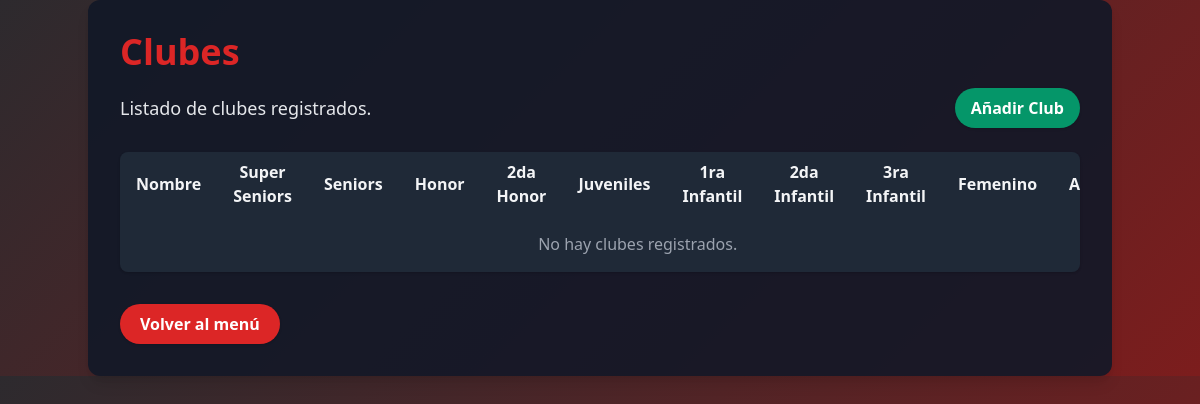
The page /menu/clubes/ on the database as committed earlier.
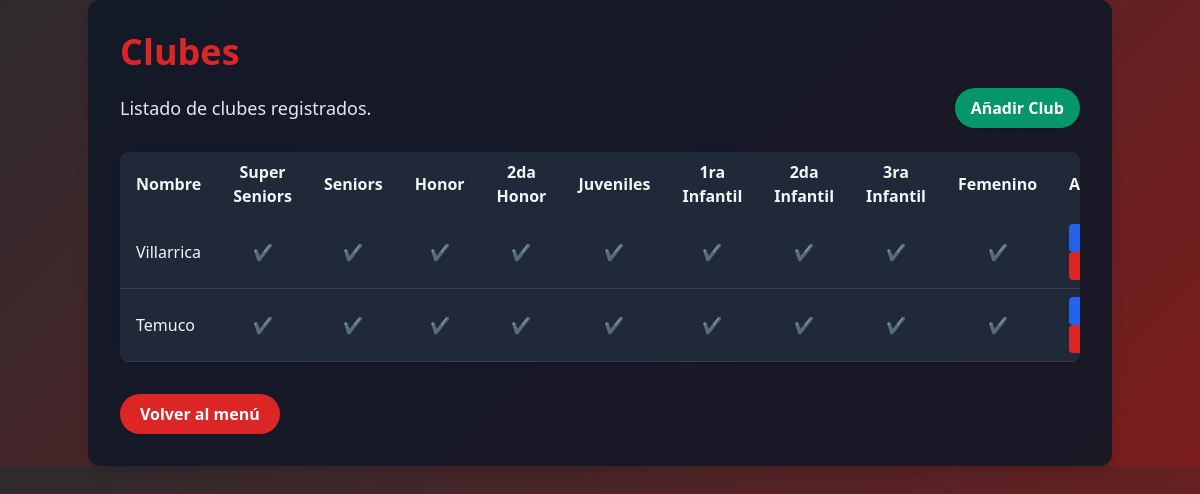
The same page on the database as committed later.
### app_main/models.py (models this page shows, shortened)
class Clubes(models.Model):
    club = models.CharField(max_length=100, unique=True)
    super_seniors = models.BooleanField(default=False)
    seniors = models.BooleanField(default=False)
    honor = models.BooleanField(default=False)
    segunda_honor = models.BooleanField(default=False)
    juveniles = models.BooleanField(default=False)
    primera_infantil = models.BooleanField(default=False)
    segunda_infantil = models.BooleanField(default=False)
    tercera_infantil = models.BooleanField(default=False)
    femenino = models.BooleanField(default=False)

### app_main/views.py (the view)
# urls.py: path('clubes/', views.clubes, name='clubes'),
def clubes(request):
    clubes = Clubes.objects.all()
    return render(request, 'clubes.html', {'clubes': clubes})

### app_main/templates/clubes.html (shortened to what the changed rows need)
{% load static %}
<!DOCTYPE html>
<html lang="es">
<head>
    <link href="https://cdn.jsdelivr.net/npm/tailwindcss@2.2.19/dist/tailwind.min.css" rel="stylesheet"/>
</head>
<body class="text-gray-100">
    <div class="container mx-auto p-8 bg-gray-900 bg-opacity-90 rounded-xl shadow-lg">
        <h1 class="text-4xl font-extrabold mb-4 text-red-600 drop-shadow">Clubes</h1>
        <div class="overflow-x-auto rounded-lg shadow">
            <table class="min-w-full bg-gray-800 text-gray-100">
                <thead>
                    <tr>
                        <th class="px-4 py-2 text-left">Nombre</th>
                        <th class="px-4 py-2 text-center">Super Seniors</th>
                        <th class="px-4 py-2 text-center">Seniors</th>
                        <th class="px-4 py-2 text-center">Honor</th>
                        <th class="px-4 py-2 text-center">2da Honor</th>
                        <th class="px-4 py-2 text-center">Juveniles</th>
                        <th class="px-4 py-2 text-center">1ra Infantil</th>
                        <th class="px-4 py-2 text-center">2da Infantil</th>
                        <th class="px-4 py-2 text-center">3ra Infantil</th>
                        <th class="px-4 py-2 text-center">Femenino</th>
                        <th class="px-4 py-2 text-left">Acciones</th>
                    </tr>
                </thead>
                <tbody>
                    {% for club in clubes %}
                    <tr class="border-b border-gray-700">
                        <td class="px-4 py-2">{{ club.club }}</td>
                        <td class="px-2 py-2 text-center">{% if club.super_seniors %}✔️{% else %}—{% endif %}</td>
                        <td class="px-2 py-2 text-center">{% if club.seniors %}✔️{% else %}—{% endif %}</td>
                        <td class="px-2 py-2 text-center">{% if club.honor %}✔️{% else %}—{% endif %}</td>
                        <td class="px-2 py-2 text-center">{% if club.segunda_honor %}✔️{% else %}—{% endif %}</td>
                        <td class="px-2 py-2 text-center">{% if club.juveniles %}✔️{% else %}—{% endif %}</td>
                        <td class="px-2 py-2 text-center">{% if club.primera_infantil %}✔️{% else %}—{% endif %}</td>
                        <td class="px-2 py-2 text-center">{% if club.segunda_infantil %}✔️{% else %}—{% endif %}</td>
                        <td class="px-2 py-2 text-center">{% if club.tercera_infantil %}✔️{% else %}—{% endif %}</td>
                        <td class="px-2 py-2 text-center">{% if club.femenino %}✔️{% else %}—{% endif %}</td>
                        <td class="px-4 py-2">
                            <button
                                onclick='openModal(true, {
                                    "id": {{ club.id }},
                                    "club": "{{ club.club|escapejs }}",
                                    "super_seniors": {{ club.super_seniors|yesno:"true,false" }},
                                    "seniors": {{ club.seniors|yesno:"true,false" }},
                                    "honor": {{ club.honor|yesno:"true,false" }},
                                    "segunda_honor": {{ club.segunda_honor|yesno:"true,false" }},
                                    "juveniles": {{ club.juveniles|yesno:"true,false" }},
                                    "primera_infantil": {{ club.primera_infantil|yesno:"true,false" }},
                                    "segunda_infantil": {{ club.segunda_infantil|yesno:"true,false" }},
                                    "tercera_infantil": {{ club.tercera_infantil|yesno:"true,false" }},
                                    "femenino": {{ club.femenino|yesno:"true,false" }}
                                })'
                                class="px-3 py-1 bg-blue-600 hover:bg-blue-700 text-white rounded mr-2 text-sm"
                            >Editar</button>
                            <button
                                onclick="showDeleteModal({{ club.id }}, '{{ club.club|escapejs }}')"
                                class="px-3 py-1 bg-red-600 hover:bg-red-700 text-white rounded text-sm"
                            >Eliminar</button>
                        </td>
                    </tr>
                    {% empty %}
                    <tr>
                        <td colspan="11" class="px-4 py-4 text-center text-gray-400">No hay clubes registrados.</td>
                    </tr>
                    {% endfor %}
                </tbody>
            </table>
        </div>
    </div>
</body>
</html>

Rows that differ between the two databases and show on the page:
added Clubes: club "Villarrica"
added Clubes: club "Temuco"
Other text that changed with them:
text no longer shown: "No hay clubes registrados."
